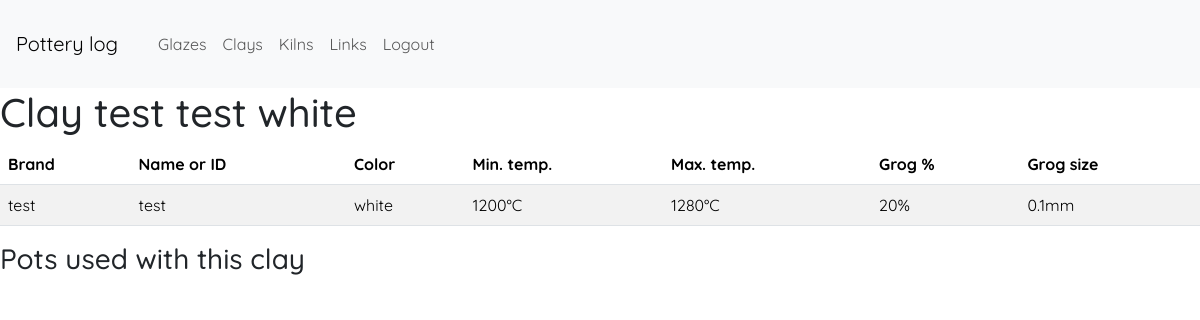
Before: /showclay/10 (signed in) with the older database file.
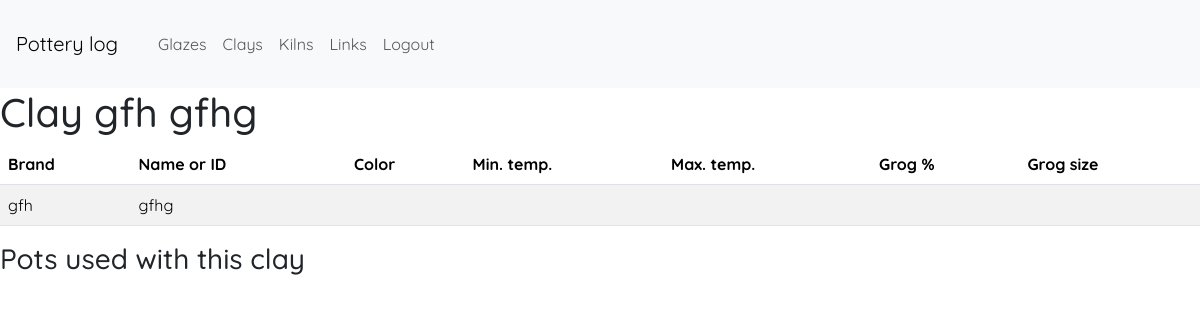
After: the same page with the newer database file.
### app/models.py (models this page shows, shortened)
class Clay(db.Model):
    __tablename__ = 'clay'
    id = db.Column(db.Integer, primary_key=True)
    brand = db.Column(db.String(140), index=True)
    name_id = db.Column(db.String(140), index=True)
    color = db.Column(db.String(140))
    temp_min = db.Column(db.Integer) # in °C
    temp_max = db.Column(db.Integer) # in °C
    grog_percent = db.Column(db.Integer) # in %
    grog_size_max = db.Column(db.Float) # in mm
    url = db.Column(db.String)
    pots = db.relationship('Pot', backref='made_with_clay', lazy='dynamic')
    def get_clay_name(self):
        brand = self.brand or ''
        name_id = self.name_id or ''
        color = self.color or ''
        return '{} {} {}'.format(brand, name_id, color)

### app/controller.py (the view)
@app.route('/showclay/<int:clay_id>')
@login_required
def show_clay(clay_id):
    clay = Clay.query.get_or_404(clay_id)
    return render_template('showclay.html', title='Clay {}'.format(clay.get_clay_name()), clay=clay)

### app/models.py (called while the page is built)
@login.user_loader
def load_user(id):
    return User.query.get(int(id))

### app/templates/showclay.html (shortened to what this page needs)
{% extends 'layout.html' %}
{% block main %}
<h1>Clay {{ clay.get_clay_name() }}</h1>
<table class="table table-striped">
    <thead>
        <tr>
            <th>Brand</th>
            <th>Name or ID</th>
            <th>Color</th>
            <th>Min. temp.</th>
            <th>Max. temp.</th>
            <th>Grog %</th>
            <th>Grog size</th>
        </tr>
    </thead>
    <body>
        <tr>
            <td>{{ clay.brand or '' }}</td>
            <td>{{ clay.name_id or '' }}</td>
            <td>{{ clay.color or '' }}</td>
            <td>{{ clay.temp_min ~ '°C' if clay.temp_min else '' }}</td>
            <td>{{ clay.temp_max ~ '°C' if clay.temp_max else '' }}</td>
            <td>{{ clay.grog_percent ~ '%' if clay.grog_percent else '' }}</td>
            <td>{{ clay.grog_size_max ~ 'mm' if clay.grog_size_max else '' }}</td>
        </tr>
    </body>
</table>
<h3>Pots used with this clay</h3>
{% endblock %}

Changed rows visible on the page:
changed Clay: get_clay_name "test test white" → "gfh gfhg"; brand "test" → "gfh"; name "test" → "gfhg"; color "white" → (not shown); temp_min "1200°C" → (not shown); temp_max "1280°C" → (not shown); grog_percent "20%" → (not shown); grog_size_max "0.1mm" → (not shown)
